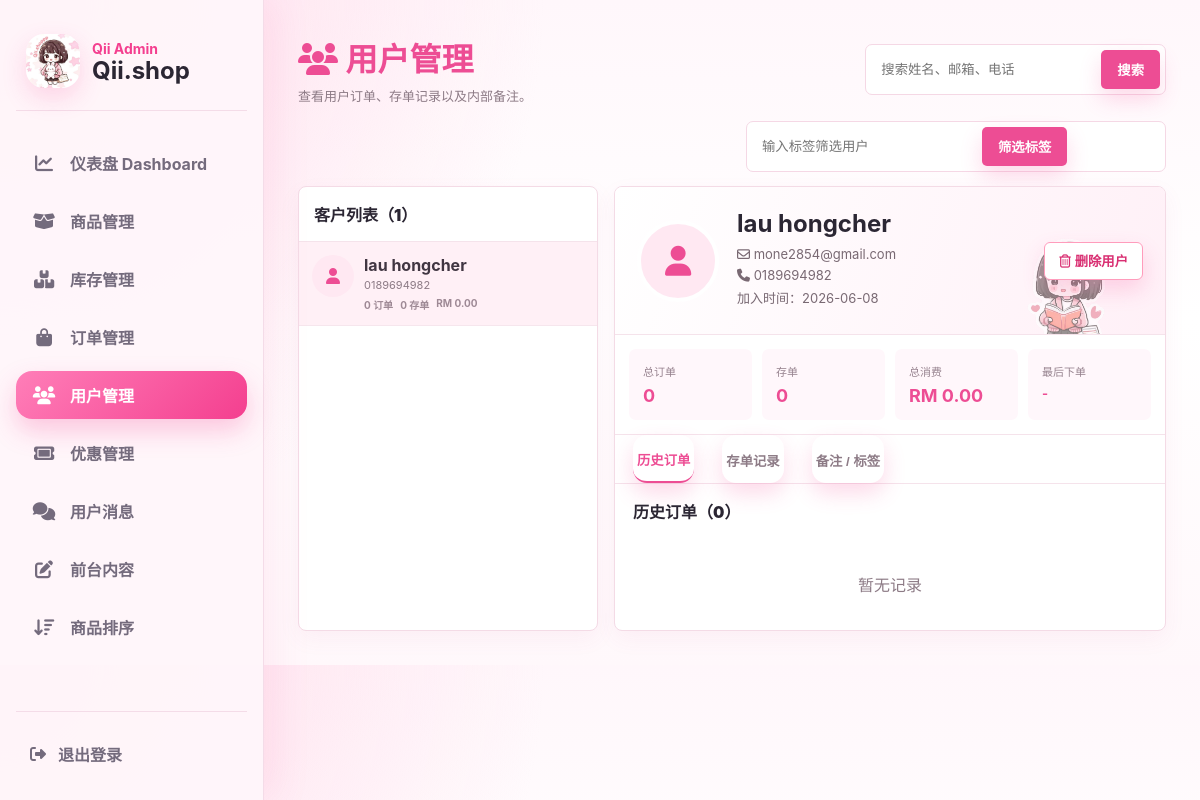
/a9sd8f7sd9f_admin/customers.php (signed in), run on the app's committed database.
### tables this page shows
CREATE TABLE IF NOT EXISTS customers (
  id INT AUTO_INCREMENT PRIMARY KEY,
  name VARCHAR(160) NOT NULL,
  email VARCHAR(190) NOT NULL UNIQUE,
  email_verified_at DATETIME NULL,
  phone VARCHAR(80) NULL,
  password_hash VARCHAR(255) NOT NULL,
  status VARCHAR(30) NOT NULL DEFAULT 'active',
  last_login_at DATETIME NULL,
  admin_notes TEXT NULL,
  admin_tags VARCHAR(500) NULL,
  created_at DATETIME NOT NULL DEFAULT CURRENT_TIMESTAMP,
  updated_at DATETIME NULL DEFAULT NULL ON UPDATE CURRENT_TIMESTAMP,
  KEY idx_customers_status (status),
  KEY idx_customers_phone (phone)
);

### a9sd8f7sd9f_admin/customers.php (the view, shortened to what this page needs)
<?php
require_once __DIR__ . '/../app/customers.php';
$search = trim((string)($_GET['search'] ?? ''));
$tagFilter = trim((string)($_GET['tag'] ?? ''));
$params = [];
$where = '';
$stmt = $pdo->prepare("
    SELECT c.*, COUNT(o.id) AS order_count,
           COALESCE(SUM(o.grand_total),0) AS total_spent,
           SUM(CASE WHEN o.order_status IN ('stored_uncombined','stored_combined') THEN 1 ELSE 0 END) AS hold_count,
           MAX(o.created_at) AS last_order_at
    FROM customers c
    LEFT JOIN orders o ON o.customer_id=c.id
    $where
    GROUP BY c.id
    ORDER BY c.created_at DESC
");
$stmt->execute($params);
$customers = $stmt->fetchAll(PDO::FETCH_ASSOC);
$selectedId = (int)($_GET['customer_id'] ?? ($customers[0]['id'] ?? 0));
$selected = null;
foreach ($customers as $row) {
    if ((int)$row['id'] === $selectedId) $selected = $row;
}
$orders = [];
if ($selected) {
    $stmt = $pdo->prepare("
        SELECT o.*, COUNT(oi.id) AS item_count
        FROM orders o LEFT JOIN order_items oi ON oi.order_id=o.id
        WHERE o.customer_id=? GROUP BY o.id ORDER BY o.created_at DESC
    ");
    $stmt->execute([$selectedId]);
    $orders = $stmt->fetchAll(PDO::FETCH_ASSOC);
}
function render_customer_orders(array $orders, int $customerId): void {
    if (!$orders) {
        echo '<div class="empty">暂无记录</div>';
        return;
    }
}
?>
<!DOCTYPE html>
<html lang="zh-CN">
<head>
  <link rel="stylesheet" href="https://cdnjs.cloudflare.com/ajax/libs/font-awesome/6.5.0/css/all.min.css">
</head>
<body>
<?php include 'includes/admin_header.php'; ?>
<main class="main">
  <header class="top"><div><h1><i class="fa-solid fa-users"></i> 用户管理</h1><p>查看用户订单、存单记录以及内部备注。</p></div><form class="search"><input name="search" value="<?= htmlspecialchars($search) ?>" placeholder="搜索姓名、邮箱、电话"><button>搜索</button></form></header>
  <form class="search" method="get" style="margin:0 0 14px auto;max-width:420px"><input name="tag" value="<?= htmlspecialchars($tagFilter) ?>" placeholder="输入标签筛选用户"><button>筛选标签</button></form>
  <section class="layout">
    <aside class="panel"><div class="list-title">客户列表（<?= count($customers) ?>）</div><?php if(!$customers):?><div class="empty">暂无用户</div><?php endif;?><?php foreach($customers as $c):?><a class="customer <?= (int)$c['id']===$selectedId?'active':'' ?>" href="?customer_id=<?= (int)$c['id'] ?>"><span class="avatar"><i class="fa-solid fa-user"></i></span><span><strong><?= htmlspecialchars($c['name']) ?></strong><small><?= htmlspecialchars($c['phone'] ?: $c['email']) ?></small><span class="customer-meta"><b><?= (int)$c['order_count'] ?> 订单</b><b><?= (int)$c['hold_count'] ?> 存单</b><b>RM <?= number_format((float)$c['total_spent'],2) ?></b></span></span></a><?php endforeach;?></aside>
    <section class="panel">
      <?php if(!$selected):?><div class="empty">请选择一个用户</div><?php else:?>
      <div class="profile"><span class="profile-avatar"><i class="fa-solid fa-user"></i></span><div class="profile-copy"><h2><?= htmlspecialchars($selected['name']) ?></h2><p><i class="fa-regular fa-envelope"></i> <?= htmlspecialchars($selected['email']) ?></p><p><i class="fa-solid fa-phone"></i> <?= htmlspecialchars($selected['phone'] ?: '未填写电话') ?></p><p>加入时间：<?= date('Y-m-d',strtotime($selected['created_at'])) ?></p></div><div class="profile-actions"><form class="delete-customer-form" method="post" onsubmit="return confirm('确定删除这个用户吗？旧订单会保留，但会解除账号绑定。');"><?= csrf_field() ?><input type="hidden" name="customer_id" value="<?= (int)$selectedId ?>"><button class="delete-customer-btn" name="delete_customer" type="submit"><i class="fa-regular fa-trash-can"></i> 删除用户</button></form></div></div>
      <div class="stats"><div class="stat"><span>总订单</span><strong><?= (int)$selected['order_count'] ?></strong></div><div class="stat"><span>存单</span><strong><?= (int)$selected['hold_count'] ?></strong></div><div class="stat"><span>总消费</span><strong>RM <?= number_format((float)$selected['total_spent'],2) ?></strong></div><div class="stat"><span>最后下单</span><strong style="font-size:13px"><?= $selected['last_order_at']?date('Y-m-d',strtotime($selected['last_order_at'])):'-' ?></strong></div></div>
      <div class="tabs"><button class="tab active" data-tab="history">历史订单</button><button class="tab" data-tab="holds">存单记录</button><button class="tab" data-tab="notes">备注 / 标签</button></div>
      <div class="tab-panel active" data-panel="history"><div class="panel-title">历史订单（<?= count($orders) ?>）</div><?php render_customer_orders($orders, $selectedId); ?></div>
      <?php endif;?>
    </section>
  </section>
</main>
</body></html>

### a9sd8f7sd9f_admin/includes/admin_layout.css (style rules this page uses)
:root { --pink: #f43f8f; --pink-strong: #ec2f83; --pink-soft: #fff0f7; --pink-tint: #ffe3ef; --ink: #2b2633; --muted: #746b7d; --line: #f4dce8; --panel: rgba(255, 255, 255, 0.92); --shadow: 0 16px 42px rgba(244, 63, 143, 0.12); }
* { box-sizing: border-box; }
body { margin: 0; font-family: "Inter", "Microsoft YaHei", "PingFang SC", Arial, sans-serif; background: radial-gradient(circle at top left, rgba(255, 213, 230, 0.85), transparent 34rem), linear-gradient(180deg, #fff7fb 0%, #fff 48%, #fff8fb 100%); color: var(--ink); }
.main, .main-content { margin-left: 264px; padding: 34px; }
button, .button, .btn-update, .btn-view, .btn-delete { border: 0; border-radius: 14px; background: var(--pink); color: #fff; font-weight: 700; cursor: pointer; box-shadow: 0 10px 22px rgba(244, 63, 143, 0.2); }
input, select, textarea { border: 1px solid var(--line); border-radius: 12px; background: #fff; color: var(--ink); }

### a9sd8f7sd9f_admin/customers.php (style rules this page uses)
* { box-sizing:border-box }
body { margin:0;background:#fff7fb;color:#413642;font-family:Arial,sans-serif }
.main { margin-left:280px;padding:24px }
.top { display:flex;justify-content:space-between;align-items:center;gap:18px;margin-bottom:16px }
h1 { margin:0 0 6px;color:#ed4d94 }
.top p { margin:0;color:#8d7b86;font-size:13px }
.search { display:flex;background:#fff;border:1px solid #f5d8e5;border-radius:7px;padding:5px }
.search input { width:230px;border:0;outline:0;padding:0 10px }
.search button,.save-btn { border:0;border-radius:5px;background:#ed4d94;color:#fff;padding:10px 16px;font-weight:800 }
.layout { display:grid;grid-template-columns:300px minmax(0,1fr);gap:16px }
.panel { background:#fff;border:1px solid #f4dbe6;border-radius:8px;overflow:hidden;box-shadow:0 8px 22px rgba(201,75,130,.06) }
.list-title { padding:15px;border-bottom:1px solid #f5e3eb;font-weight:900 }
.customer { display:grid;grid-template-columns:42px 1fr;gap:10px;padding:13px;border-bottom:1px solid #f6e6ed;text-decoration:none;color:#413642 }
.customer:hover,.customer.active { background:#fff0f6 }
.avatar,.profile-avatar { display:grid;place-items:center;border-radius:50%;background:#ffe8f2;color:#ed4d94 }
.avatar { width:42px;height:42px }
.customer small { display:block;color:#8d7b86;font-size:11px;margin-top:3px }
.customer-meta { display:flex;gap:7px;margin-top:5px;font-size:10px;color:#9e8995 }
.profile { position:relative;display:flex;align-items:center;gap:18px;min-height:145px;padding:22px;background:linear-gradient(110deg,#fff,#fff0f7);overflow:hidden }
.profile:after { content:"";position:absolute;right:20px;bottom:-20px;width:150px;height:120px;background:url("../images/27.png") center/contain no-repeat;opacity:.65 }
.profile-avatar { width:82px;height:82px;flex:0 0 82px;font-size:30px;border:4px solid #fff }
.profile-copy { position:relative;z-index:1 }
.profile-copy h2 { margin:0 0 8px }
.profile-copy p { margin:5px 0;color:#796973;font-size:13px }
.profile-actions { position:relative;z-index:2;margin-left:auto }
.delete-customer-form { margin:0 }
.delete-customer-btn { border:1px solid #ff9cbc;background:#fff;color:#d92f72;border-radius:6px;min-height:38px;padding:0 14px;font-weight:900;cursor:pointer }
.stats { display:grid;grid-template-columns:repeat(4,1fr);gap:10px;padding:14px;border-top:1px solid #f5e3eb }
.stat { padding:14px;background:#fff7fb;border-radius:7px }
.stat span,.stat strong { display:block }
.stat span { font-size:11px;color:#97838f;margin-bottom:6px }
.stat strong { color:#ed4d94;font-size:18px }
.tabs { display:flex;gap:28px;padding:0 18px;border-top:1px solid #f5e3eb;border-bottom:1px solid #f5e3eb }
.tab { border:0;background:none;padding:15px 4px 12px;color:#8d7b86;cursor:pointer }
.tab.active { color:#ed4d94;border-bottom:2px solid #ed4d94;font-weight:900 }
.tab-panel { display:none }
.tab-panel.active { display:block }
.panel-title { padding:15px 18px;font-weight:900 }
.empty { padding:34px;text-align:center;color:#8d7b86 }

### data on the page
customers: name "lau hongcher", phone "0189694982", order_count "0", hold_count "0", total_spent "0.00", email "mone2854@gmail.com", created_at "2026-06-08"

### other printed values
$item['label'] "仪表盘 Dashboard"
$item['label'] "商品管理"
$item['label'] "库存管理"
$item['label'] "订单管理"
$item['label'] "用户管理"
$item['label'] "优惠管理"
$item['label'] "用户消息"
count($customers) "1"
$selected['order_count'] "0"
$selected['hold_count'] "0"
$selected['total_spent'] "0.00"
count($orders) "0"
